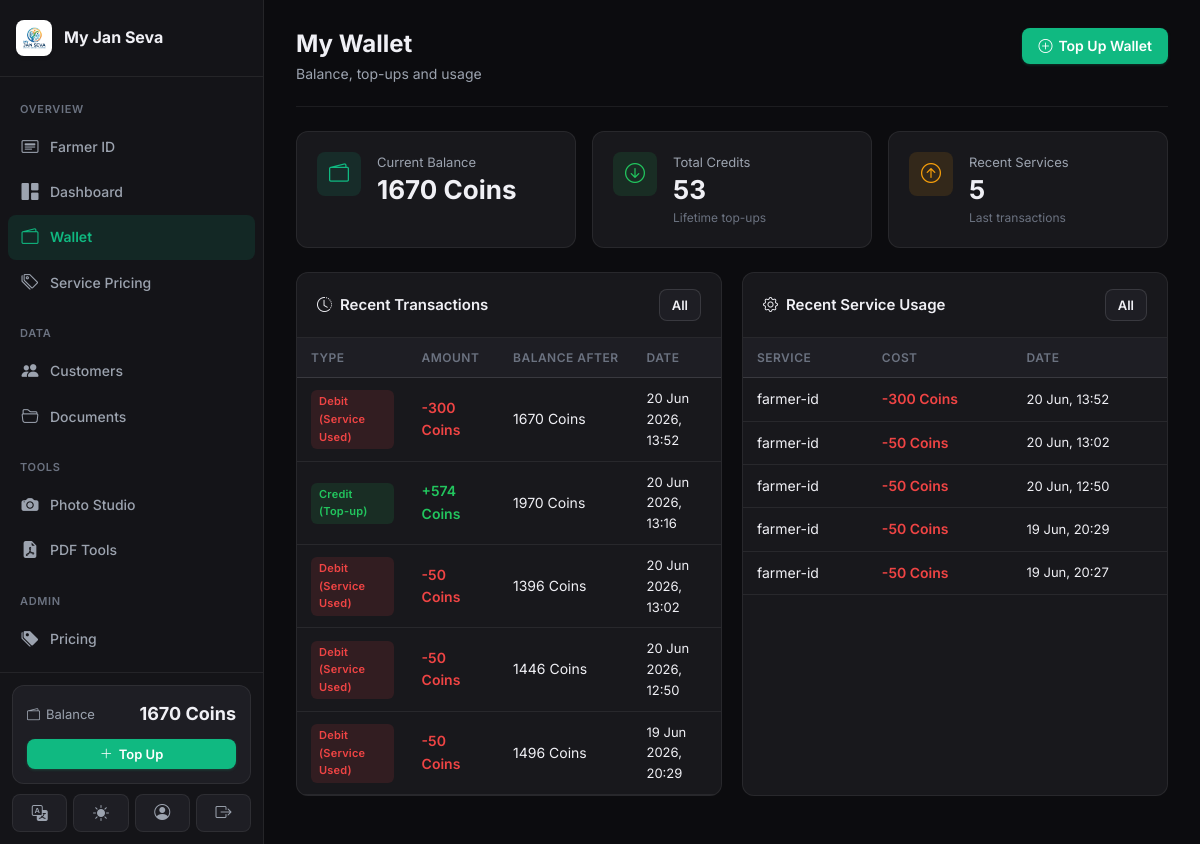
Screenshot of /wallet/ (signed in) with the database file from the repository.
### apps/wallet/models.py (models this page shows, shortened)
class Wallet(models.Model):
    user = models.OneToOneField(settings.AUTH_USER_MODEL, on_delete=models.CASCADE, related_name='wallet')
    balance = models.DecimalField(max_digits=10, decimal_places=2, default=Decimal('0.00'))
    created_at = models.DateTimeField(auto_now_add=True)
    updated_at = models.DateTimeField(auto_now=True)

class WalletTransaction(models.Model):
    TYPE_CHOICES = [
        ('credit', 'Credit (Top-up)'),
        ('debit',  'Debit (Service Used)'),
        ('refund', 'Refund'),
    ]
    METHOD_CHOICES = [
        ('razorpay', 'Razorpay'),
        ('upi',      'UPI'),
        ('qr',       'QR Payment'),
        ('manual',   'Manual / Admin'),
        ('system',   'System'),
    ]
    wallet = models.ForeignKey(Wallet, on_delete=models.CASCADE, related_name='transactions')
    amount = models.DecimalField(max_digits=10, decimal_places=2)
    transaction_type = models.CharField(max_length=10, choices=TYPE_CHOICES)
    method = models.CharField(max_length=20, choices=METHOD_CHOICES, default='system')
    balance_after = models.DecimalField(max_digits=10, decimal_places=2)
    reference_id = models.CharField(max_length=100, blank=True)
    note = models.CharField(max_length=255, blank=True)
    created_at = models.DateTimeField(auto_now_add=True)
    class Meta:
        ordering = ['-created_at']

class UsageRecord(models.Model):
    user = models.ForeignKey(settings.AUTH_USER_MODEL, on_delete=models.CASCADE, related_name='usage_records')
    service_name = models.CharField(max_length=100)
    service_slug = models.CharField(max_length=100)
    cost = models.DecimalField(max_digits=8, decimal_places=2)
    balance_after = models.DecimalField(max_digits=10, decimal_places=2)
    extra_data = models.JSONField(default=dict, blank=True)
    created_at = models.DateTimeField(auto_now_add=True)
    class Meta:
        ordering = ['-created_at']

### apps/wallet/views.py (the view)
# urls.py: path('', views.wallet_dashboard, name='dashboard'),
@login_required
def wallet_dashboard(request):
    wallet, _ = Wallet.objects.get_or_create(user=request.user)
    recent_txns = WalletTransaction.objects.filter(wallet=wallet)[:5]
    recent_usage = UsageRecord.objects.filter(user=request.user)[:5]
    return render(request, 'wallet/dashboard.html', {
        'wallet': wallet,
        'recent_txns': recent_txns,
        'recent_usage': recent_usage,
        'page_title': 'My Wallet',
    })

### apps/accounts/models.py (called while the page is built)
    @property
    def is_admin(self):
        return self.role == 'admin'

### apps/core/context_processors.py (called while the page is built)
def site_settings(request):
    return {
        'SITE_NAME': 'My Jan Seva',
        'SITE_TAGLINE': 'Complete Document & ID Services Platform',
    }

### apps/pricing/context_processors.py (called while the page is built)
def service_prices(request):
    prices = cache.get('service_prices')
    if prices is None:
        prices = {s.slug: s for s in Service.objects.filter(is_active=True)}
        cache.set('service_prices', prices, 300)
    return {'service_prices': prices}

### apps/wallet/context_processors.py (called while the page is built)
def wallet_balance(request):
    if request.user.is_authenticated:
        try:
            balance = request.user.wallet.balance
        except Wallet.DoesNotExist:
            balance = 0
        return {'wallet_balance': balance}
    return {'wallet_balance': 0}

### templates/wallet/dashboard.html
{% extends "base.html" %}
{% load humanize %}
{% block content %}
<div class="page-header">
  <div><h1>My Wallet</h1><div class="subtitle">Balance, top-ups and usage</div></div>
  <a href="{% url 'wallet:topup' %}" class="btn btn-primary"><i class="bi bi-plus-circle"></i> Top Up Wallet</a>
</div>
<div class="stat-grid" style="grid-template-columns:repeat(3,1fr)">
  <div class="stat-card">
    <div class="stat-icon indigo"><i class="bi bi-wallet2"></i></div>
    <div class="stat-info">
      <div class="label">Current Balance</div>
      <div class="value">{{ wallet.balance|floatformat:0 }} Coins</div>
    </div>
  </div>
  <div class="stat-card">
    <div class="stat-icon green"><i class="bi bi-arrow-down-circle"></i></div>
    <div class="stat-info">
      <div class="label">Total Credits</div>
      <div class="value">{{ wallet.transactions.all|length }}</div>
      <div class="sub">Lifetime top-ups</div>
    </div>
  </div>
  <div class="stat-card">
    <div class="stat-icon amber"><i class="bi bi-arrow-up-circle"></i></div>
    <div class="stat-info">
      <div class="label">Recent Services</div>
      <div class="value">{{ recent_usage|length }}</div>
      <div class="sub">Last transactions</div>
    </div>
  </div>
</div>
<div class="grid-2">
  <div class="card">
    <div class="card-header">
      <div class="card-title"><i class="bi bi-clock-history"></i> Recent Transactions</div>
      <a href="{% url 'wallet:transactions' %}" class="btn btn-secondary btn-sm">All</a>
    </div>
    {% if recent_txns %}
    <div class="table-wrapper">
      <table class="data-table">
        <thead><tr><th>Type</th><th>Amount</th><th>Balance After</th><th>Date</th></tr></thead>
        <tbody>
        {% for t in recent_txns %}
        <tr>
          <td><span class="badge {% if t.transaction_type == 'credit' %}badge-success{% else %}badge-danger{% endif %}">{{ t.get_transaction_type_display }}</span></td>
          <td><span class="{% if t.transaction_type == 'credit' %}amount-positive{% else %}amount-negative{% endif %}">{% if t.transaction_type == 'credit' %}+{% else %}-{% endif %}{{ t.amount|floatformat:0 }} Coins</span></td>
          <td>{{ t.balance_after|floatformat:0 }} Coins</td>
          <td class="text-muted text-sm">{{ t.created_at|date:"d M Y, H:i" }}</td>
        </tr>
        {% endfor %}
        </tbody>
      </table>
    </div>
    {% else %}<div class="empty-state"><i class="bi bi-credit-card"></i><p>No transactions yet</p></div>{% endif %}
  </div>
  <div class="card">
    <div class="card-header">
      <div class="card-title"><i class="bi bi-gear"></i> Recent Service Usage</div>
      <a href="{% url 'wallet:usage' %}" class="btn btn-secondary btn-sm">All</a>
    </div>
    {% if recent_usage %}
    <div class="table-wrapper">
      <table class="data-table">
        <thead><tr><th>Service</th><th>Cost</th><th>Date</th></tr></thead>
        <tbody>
        {% for u in recent_usage %}
        <tr>
          <td>{{ u.service_name }}</td>
          <td><span class="amount-negative">-{{ u.cost|floatformat:0 }} Coins</span></td>
          <td class="text-muted text-sm">{{ u.created_at|date:"d M, H:i" }}</td>
        </tr>
        {% endfor %}
        </tbody>
      </table>
    </div>
    {% else %}<div class="empty-state"><i class="bi bi-bar-chart"></i><p>No usage yet</p></div>{% endif %}
  </div>
</div>
{% endblock %}

### templates/base.html (shortened to what this page needs)
{% load static humanize %}
<!DOCTYPE html>
<html lang="en" data-theme="dark">
<head>
  <link rel="stylesheet" href="https://cdn.jsdelivr.net/npm/bootstrap-icons@1.11.3/font/bootstrap-icons.min.css">
  <link rel="stylesheet" href="{% static 'css/main.css' %}">
</head>
<body>
{% if user.is_authenticated %}
<div class="app-shell">
  <aside class="sidebar" id="sidebar">
    <div class="sidebar-top">
      <div class="sidebar-brand">
        <div class="sidebar-brand-icon" style="background: white; box-shadow: 0 2px 4px rgba(0,0,0,0.05);"><img src="{% static 'logo.png' %}" alt="Logo" style="width: 24px; height: 24px; object-fit: contain;"></div>
        <div class="sidebar-brand-text">
          <span class="sidebar-brand-name">My Jan Seva</span>
        </div>
      </div>
    </div>
    <nav class="sidebar-nav" id="sidebarNav">
      <div class="nav-group">
        <div class="nav-group-label">Overview</div>
        <a href="{% url 'id_cards:home' %}" class="nav-link {% if request.resolver_match.namespace == 'id_cards' %}active{% endif %}">
          <i class="bi bi-card-heading"></i><span>Farmer ID</span>
        </a>
        <a href="{% url 'dashboard:home' %}" class="nav-link {% if request.resolver_match.namespace == 'dashboard' %}active{% endif %}">
          <i class="bi bi-grid-1x2-fill"></i><span>Dashboard</span>
        </a>
        <a href="{% url 'wallet:dashboard' %}" class="nav-link {% if request.resolver_match.namespace == 'wallet' %}active{% endif %}">
          <i class="bi bi-wallet2"></i><span>Wallet</span>
        </a>
        <a href="{% url 'pricing:view_pricing' %}" class="nav-link {% if request.resolver_match.url_name == 'view_pricing' %}active{% endif %}">
          <i class="bi bi-tags"></i><span>Service Pricing</span>
        </a>
      </div>
      <div class="nav-group">
        <div class="nav-group-label">Data</div>
        <a href="{% url 'customers:list' %}" class="nav-link {% if request.resolver_match.namespace == 'customers' %}active{% endif %}">
          <i class="bi bi-people-fill"></i><span>Customers</span>
        </a>
        <a href="{% url 'documents:list' %}" class="nav-link {% if request.resolver_match.namespace == 'documents' %}active{% endif %}">
          <i class="bi bi-folder2-open"></i><span>Documents</span>
        </a>
      </div>
      <div class="nav-group">
        <div class="nav-group-label">Tools</div>
        <a href="{% url 'photo_studio:workspace' %}" class="nav-link {% if request.resolver_match.namespace == 'photo_studio' %}active{% endif %}">
          <i class="bi bi-camera-fill"></i><span>Photo Studio</span>
        </a>
        <a href="{% url 'pdf_workspace:home' %}" class="nav-link {% if request.resolver_match.namespace == 'pdf_workspace' %}active{% endif %}">
          <i class="bi bi-file-earmark-pdf-fill"></i><span>PDF Tools</span>
        </a>
      </div>
      {% if user.is_admin %}
      <div class="nav-group">
        <div class="nav-group-label">Admin</div>
        <a href="{% url 'pricing:list' %}" class="nav-link {% if request.resolver_match.namespace == 'pricing' %}active{% endif %}">
          <i class="bi bi-tags-fill"></i><span>Pricing</span>
        </a>
        <a href="{% url 'wallet:admin_topup_requests' %}" class="nav-link {% if request.resolver_match.url_name == 'admin_topup_requests' %}active{% endif %}">
        </a>
      </div>
      {% endif %}
    </nav>
    <div class="sidebar-footer">
      <div class="sidebar-wallet">
        <div class="sidebar-wallet-row">
          <span class="sidebar-wallet-label"><i class="bi bi-wallet2"></i> Balance</span>
          <span class="sidebar-wallet-amt">{{ wallet_balance|floatformat:0 }} Coins</span>
        </div>
        <a href="{% url 'wallet:topup' %}" class="btn btn-primary btn-sm btn-block">
          <i class="bi bi-plus-lg"></i> Top Up
        </a>
      </div>
      <div class="sidebar-actions">
        <button id="langToggleBtn" class="sidebar-action-btn" title="Switch Language / भाषा बदलें">
          <i class="bi bi-translate"></i>
        </button>
        <button id="themeToggleBtn" class="sidebar-action-btn" title="Toggle Theme">
          <i id="themeToggleIcon" class="bi bi-sun-fill"></i>
        </button>
        <a href="{% url 'accounts:profile' %}" class="sidebar-action-btn" title="Profile">
          <i class="bi bi-person-circle"></i>
        </a>
        <a href="{% url 'accounts:logout' %}" class="sidebar-action-btn sidebar-action-btn--danger" title="Logout">
          <i class="bi bi-box-arrow-right"></i>
        </a>
      </div>
    </div>
  </aside>
  <div class="main-area">
    <main class="page-body">
      {% block content %}{% endblock %}
    </main>
  </div>
</div>
{% else %}
  {% block auth_content %}{% endblock %}
{% endif %}
</body>
</html>

### rows the page displays
Wallet: balance "1670", transactions.all|length "53"
WalletTransaction: transaction_type "Debit (Service Used)", amount "300", balance_after "1670", created_at "20 Jun 2026, 13:52"
WalletTransaction: transaction_type "Credit (Top-up)", amount "574", balance_after "1970", created_at "20 Jun 2026, 13:16"
WalletTransaction: transaction_type "Debit (Service Used)", amount "50", balance_after "1396", created_at "20 Jun 2026, 13:02"
WalletTransaction: transaction_type "Debit (Service Used)", amount "50", balance_after "1446", created_at "20 Jun 2026, 12:50"
WalletTransaction: transaction_type "Debit (Service Used)", amount "50", balance_after "1496", created_at "19 Jun 2026, 20:29"
UsageRecord: service_name "farmer-id", cost "300", created_at "20 Jun, 13:52"
UsageRecord: service_name "farmer-id", cost "50", created_at "20 Jun, 13:02"
UsageRecord: service_name "farmer-id", cost "50", created_at "20 Jun, 12:50"
UsageRecord: service_name "farmer-id", cost "50", created_at "19 Jun, 20:29"
UsageRecord: service_name "farmer-id", cost "50", created_at "19 Jun, 20:27"

### other values shown
{{ recent_usage|length }} "5"
